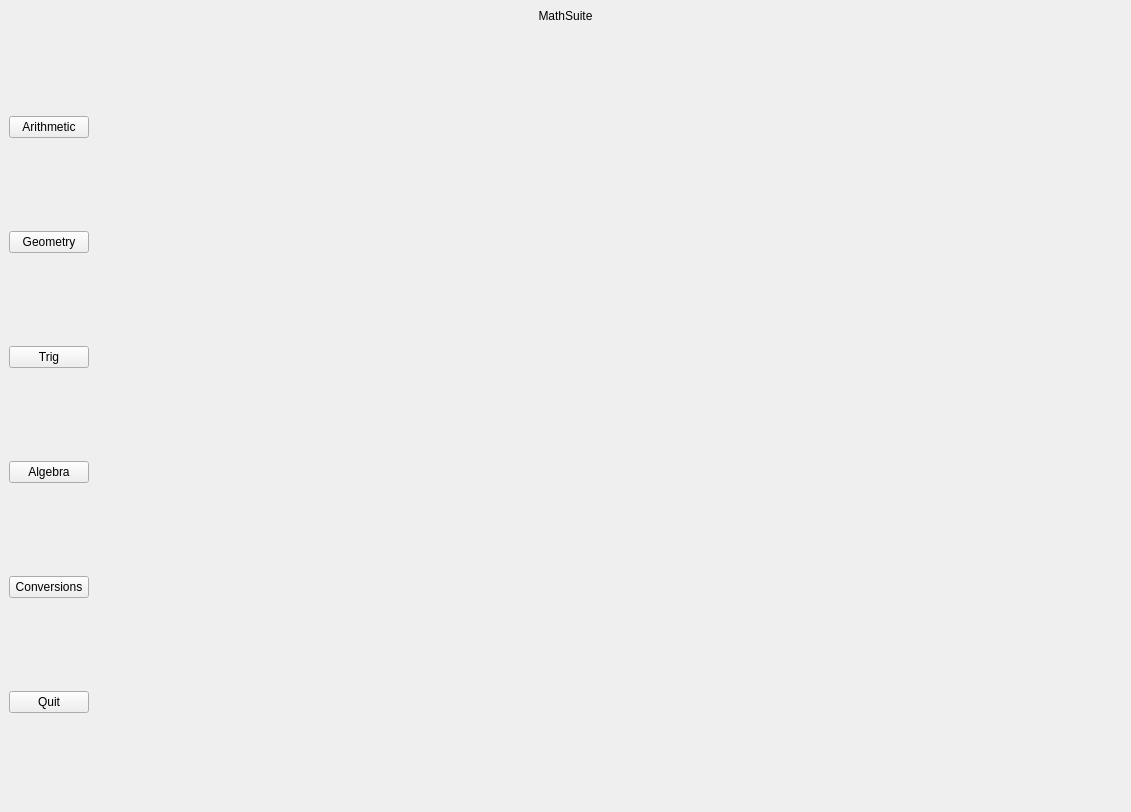
<?xml version="1.0" encoding="UTF-8"?>
<ui version="4.0">
 <class>MainWindow</class>
 <widget class="QMainWindow" name="MainWindow">
  <property name="geometry">
   <rect>
    <x>0</x>
    <y>0</y>
    <width>1131</width>
    <height>812</height>
   </rect>
  </property>
  <property name="sizePolicy">
   <sizepolicy hsizetype="Expanding" vsizetype="Expanding">
    <horstretch>0</horstretch>
    <verstretch>0</verstretch>
   </sizepolicy>
  </property>
  <widget class="QWidget" name="centralwidget">
   <layout class="QVBoxLayout" name="mainVerticalLayout">
    <item>
     <layout class="QGridLayout" name="topLayout">
      <item row="0" column="0">
       <widget class="QLabel" name="MathSuite">
        <property name="text">
         <string>MathSuite</string>
        </property>
        <property name="alignment">
         <set>Qt::AlignCenter</set>
        </property>
       </widget>
      </item>
     </layout>
    </item>
    <item>
     <layout class="QHBoxLayout" name="middleLayout">
      <item>
       <layout class="QGridLayout" name="leftLayout">
        <item row="0" column="0">
         <widget class="QPushButton" name="Arithmetic">
          <property name="text">
           <string>Arithmetic</string>
          </property>
         </widget>
        </item>
        <item row="2" column="0">
         <widget class="QPushButton" name="Trig">
          <property name="text">
           <string>Trig</string>
          </property>
         </widget>
        </item>
        <item row="1" column="0">
         <widget class="QPushButton" name="Geometry">
          <property name="text">
           <string>Geometry</string>
          </property>
         </widget>
        </item>
        <item row="3" column="0">
         <widget class="QPushButton" name="Algebra">
          <property name="text">
           <string>Algebra</string>
          </property>
         </widget>
        </item>
        <item row="4" column="0">
         <widget class="QPushButton" name="Conversions">
          <property name="text">
           <string>Conversions</string>
          </property>
         </widget>
        </item>
        <item row="5" column="0">
         <widget class="QPushButton" name="Quit_btn">
          <property name="text">
           <string>Quit</string>
          </property>
         </widget>
        </item>
       </layout>
      </item>
      <item>
       <widget class="QStackedWidget" name="stackedWidget">
        <property name="sizePolicy">
         <sizepolicy hsizetype="Expanding" vsizetype="Expanding">
          <horstretch>0</horstretch>
          <verstretch>0</verstretch>
         </sizepolicy>
        </property>
        <property name="currentIndex">
         <number>0</number>
        </property>
        <widget class="QWidget" name="Arithmetic"/>
        <widget class="QWidget" name="Geometry"/>
        <widget class="QWidget" name="Trig"/>
        <widget class="QWidget" name="Algebra"/>
        <widget class="QWidget" name="Conversions">
         <property name="sizePolicy">
          <sizepolicy hsizetype="Expanding" vsizetype="Expanding">
           <horstretch>0</horstretch>
           <verstretch>0</verstretch>
          </sizepolicy>
         </property>
        </widget>
       </widget>
      </item>
     </layout>
    </item>
   </layout>
  </widget>
 </widget>
 <resources/>
 <connections/>
</ui>
